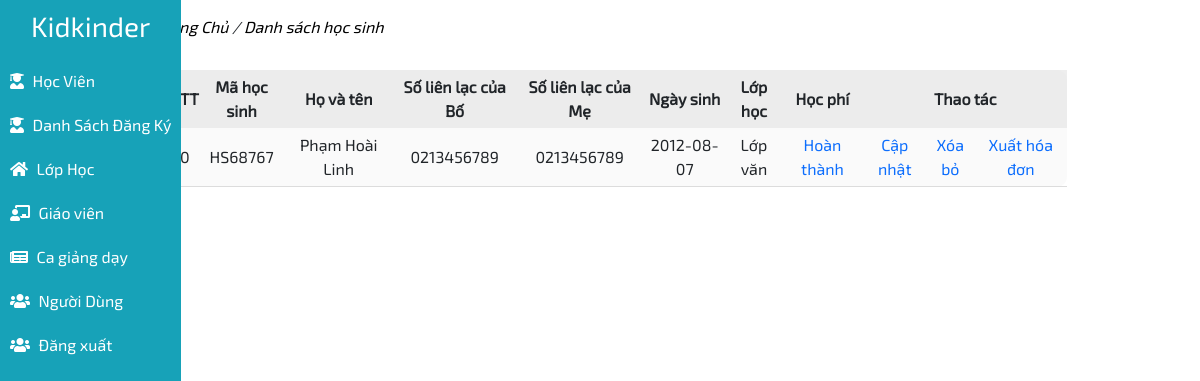
Page /admin/?action=register-students (signed in) on the committed database.
### tables this page shows
CREATE TABLE `students` (
  `id_student` int(11) NOT NULL,
  `birthday` date NOT NULL,
  `student_name` varchar(50) NOT NULL,
  `phone_farther` varchar(11) NOT NULL,
  `phone_morther` varchar(11) NOT NULL,
  `id_class` int(11) NOT NULL,
  `student_code` varchar(45) NOT NULL,
  `sex` int(11) NOT NULL,
  `father_name` varchar(45) DEFAULT NULL,
  `morther_name` varchar(45) DEFAULT NULL,
  `tuition_status` int(11) DEFAULT NULL
);

CREATE TABLE `class` (
  `id_class` int(11) NOT NULL,
  `class_name` varchar(100) NOT NULL,
  `start_date` date NOT NULL,
  `end_date` date NOT NULL,
  `tuition` varchar(15) NOT NULL,
  `desc_class` text NOT NULL,
  `capacity` int(11) NOT NULL,
  `images` varchar(255) NOT NULL,
  `current_number` int(11) NOT NULL
);

### database/config.php (called while the page is built, shortened)
<?php
    function getConnect(){
        $host = "localhost";
        $dbname = "kisdschool";
        $dbusername = "root";
        $dbpwd = "";
        try {
            $conn = new PDO("mysql:host=$host;dbname=$dbname;charset=utf8", $dbusername, $dbpwd);
        }catch(Exception $ex){
            var_dump($ex->getMessage());
            die;
        }
        return $conn;
    }
    function executeQuery($sqlQuery, $getAll = false){
        $conn = getConnect();
        $stmt = $conn->prepare($sqlQuery);
        $stmt->execute();
        $result = $stmt->fetchAll();
        if($getAll){
            return $result;
        }
        return $result[0];
    }
?>

### admin/page/studentRegister.php (the view)
<?php
$sqlGetStudents = "SELECT * FROM `students` JOIN class ON class.id_class = students.id_class WHERE tuition_status = 0";
$dataStudents = empty(executeQuery($sqlGetStudents, true)) ? [] : executeQuery($sqlGetStudents, true);
?>
<div class="studentPage">
    <p class="navPage">
        <a href=""><i>Trang Chủ</i></a>
        <i>/</i>
        <a href=""><i>Danh sách học sinh</i></a>
    </p>
    <div class="content">
        <table>
            <thead>
                <tr>
                    <th>STT</th>
                    <th>Mã học sinh</th>
                    <th>Họ và tên</th>
                    <th>Số liên lạc của Bố</th>
                    <th>Số liên lạc của Mẹ</th>
                    <th>Ngày sinh</th>
                    <th>Lớp học</th>
                    <th>Học phí</th>
                    <th colspan="3">
                        Thao tác
                    </th>
                </tr>
            </thead>
            <tbody>
                <?php foreach ($dataStudents as $key => $value): ?>
                <tr>
                    <td><?= $key ?></td>
                    <td><?= $value['student_code'] ?></td>
                    <td><?= $value['student_name'] ?></td>
                    <td><?= $value['phone_farther'] ?></td>
                    <td><?= $value['phone_morther'] ?></td>
                    <td><?= $value['birthday'] ?></td>
                    <td><?= $value['class_name'] ?></td>
                    <td>
                        <button>
                            <a href="?action=register-status&id=<?= $value['student_code'] ?>">Hoàn thành</a>
                        </button>
                    </td>
                    <td>
                        <a href="?action=update-student&id=<?= $value['id_student'] ?>">Cập nhật</a>
                    </td>
                    <td>
                        <a href="?action=remove-student&id=<?= $value['id_student'] ?>">Xóa bỏ</a>
                    </td>
                    <td>
                        <a href="?action=export&id=<?= $value['student_code'] ?>">Xuất hóa đơn</a>
                    </td>
                </tr>
                <?php endforeach ?>
            </tbody>
        </table>
    </div>
</div>

### admin/css/style.css (style rules this page uses)
* { margin: 0; padding: 0; font-family: "Exo2"; }
.home .content { width: 90%; padding: 15px ; }
.navPage a { color: black; text-decoration: none; }
.studentPage .content a { text-decoration: none; }
.content table { width: 100%; }
.content table thead th { padding: 5px 10px; text-align: center; }
.content table tbody td { text-align: center; padding: 5px 0px; border-bottom: 1px solid gainsboro; }
.content table { text-align: center; width: 100%; background: #f3f3f373; padding: 10px; border-radius: 10px; }
.content table thead th { background-color: #e5e5e5a6; padding: 5px 0px; }
.studentPage button { border: 0; outline: none; background-color: transparent; }

### rows in the picture
students: key "0", student_code "HS68767", student_name "Phạm Hoài Linh", phone_farther "0213456789", phone_morther "0213456789", birthday "2012-08-07", id_class.class_name "Lớp văn"
